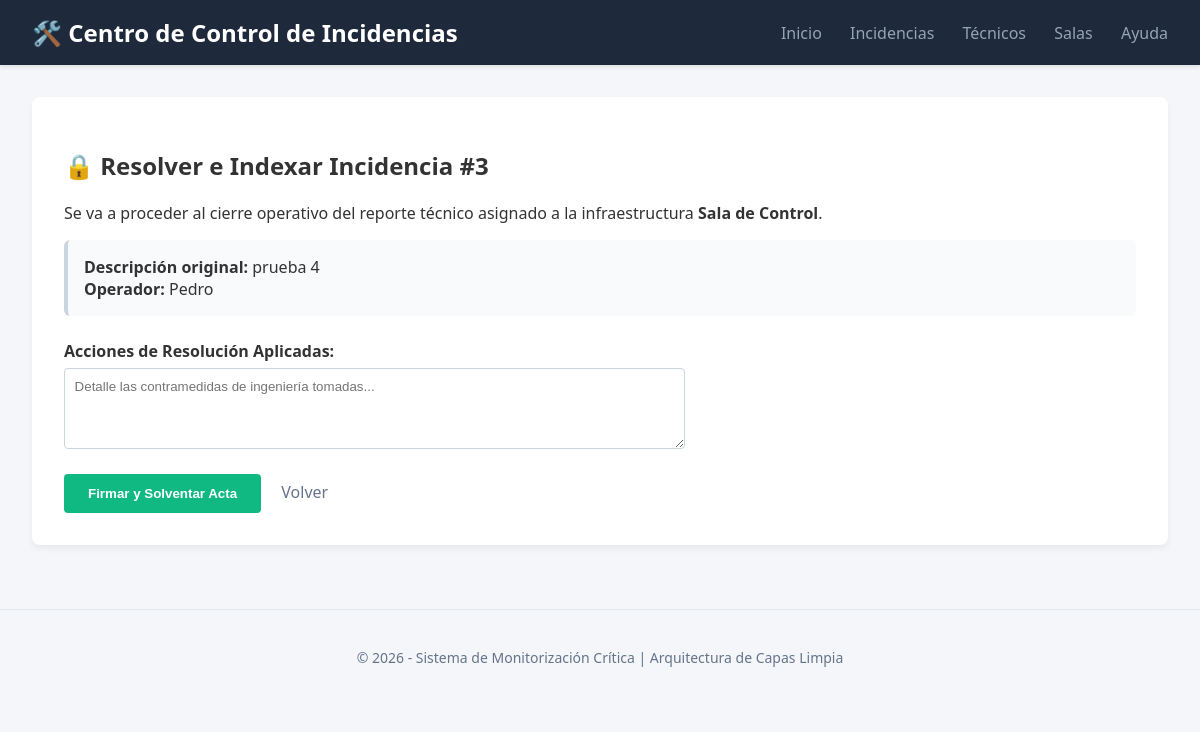
The app's page /incidencias/3/resolver with its own data.
### tables this page shows
CREATE TABLE salas (
                id INTEGER PRIMARY KEY, 
                nombre TEXT NOT NULL, 
                ubicacion TEXT
            );

CREATE TABLE incidencias (
                id INTEGER PRIMARY KEY,
                tecnico_id INTEGER NOT NULL,
                sala_id INTEGER NOT NULL,
                descripcion TEXT NOT NULL,
                estado TEXT NOT NULL,
                resolucion TEXT,
                fecha_apertura TEXT NOT NULL,
                fecha_cierre TEXT,
                FOREIGN KEY(tecnico_id) REFERENCES tecnicos(id),
                FOREIGN KEY(sala_id) REFERENCES salas(id)
            );

CREATE TABLE tecnicos (
                id INTEGER PRIMARY KEY, 
                nombre TEXT NOT NULL, 
                turno TEXT NOT NULL
            );

### presentation/app.py (the view, shortened to what this page needs)
@app.route("/incidencias/<int:id_inc>/resolver", methods=['GET', 'POST'])
def resolver_incidencia_web(id_inc):
    inc = servicios.buscar_incidencia(id_inc)
    if request.method == 'GET':
        return render_template("resolver_incidencia.html", inc=inc, valores={})

### application/servicios.py (called while the page is built)
    def buscar_incidencia(self, id_inc: int):
        try:
            return self.repo.buscar_por_id(id_inc)
        except RegistroNoEncontrado:
            raise ValueError("No existe técnico/sala/incidencia con ese ID")

### domain/estructura.py (called while the page is built)
    @property
    def nombre(self):
        return self._nombre

    @property
    def id_inc(self):
        return self._id_inc

    @property
    def tecnico(self):
        return self._tecnico

    @property
    def sala(self):
        return self._sala

    @property
    def descripcion(self):
        return self._descripcion

### infrastructure/repositorio_sqlite.py (called while the page is built)
    def _conectar(self):
        con = sqlite3.connect(self.path_db)
        con.execute("PRAGMA foreign_keys = ON;")
        return con

### presentation/app.py (called while the page is built)
@app.before_request
def registrar_peticion():
    logging.info(f"Petición: {request.method} {request.path}")

### presentation/templates/resolver_incidencia.html (shortened to what this page needs)
{% extends "base.html" %}
{% block content %}
<h2>🔒 Resolver e Indexar Incidencia #{{ inc.id_inc }}</h2>
<p>Se va a proceder al cierre operativo del reporte técnico asignado a la infraestructura <strong>{{ inc.sala.nombre }}</strong>.</p>
<div style="background: #f8fafc; padding: 1rem; border-radius: 6px; margin-bottom: 1.5rem; border-left: 4px solid #cbd5e1;">
    <strong>Descripción original:</strong> {{ inc.descripcion }} <br>
    <strong>Operador:</strong> {{ inc.tecnico.nombre }}
</div>
<form method="POST" action="{{ url_for('resolver_incidencia_web', id_inc=inc.id_inc) }}" style="max-width: 600px; display: flex; flex-direction: column; gap: 1.2rem;">
    <div>
        <label style="display: block; font-weight: 600; margin-bottom: 0.4rem;">Acciones de Resolución Aplicadas:</label>
        <textarea name="resolucion" rows="4" required placeholder="Detalle las contramedidas de ingeniería tomadas..."
                  style="width: 100%; padding: 0.6rem; border: 1px solid #cbd5e1; border-radius: 4px; font-family: sans-serif;">{{ valores.resolucion or '' }}</textarea>
    </div>
    <div>
        <button type="submit" style="background-color: #10b981; color: white; padding: 0.75rem 1.5rem; border: none; border-radius: 4px; font-weight: bold; cursor: pointer;">
            Firmar y Solventar Acta
        </button>
        <a href="{{ url_for('listar_incidencias') }}" style="margin-left: 1rem; color: #64748b; text-decoration: none;">Volver</a>
    </div>
</form>
{% endblock %}

### presentation/templates/base.html (style rules this page uses)
body { font-family: 'Segoe UI', Tahoma, Geneva, Verdana, sans-serif; margin: 0; padding: 0; background-color: #f4f6f9; color: #333; }

### records on screen
salas: sala.nombre "Sala de Control"
incidencias: descripcion "prueba 4"
tecnicos: tecnico.nombre "Pedro"

### other values on screen
{{ inc.id_inc }} "3"
